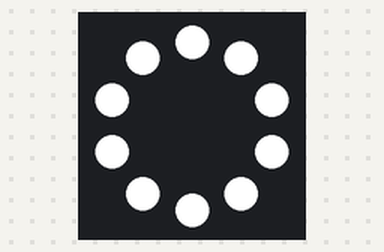
Bench run of a program on a simulated Circuit Playground running CircuitPython. Parts: the board's ring of 10 RGB LEDs (number 0 left of the top, counting anticlockwise).

Above: at 0.1 s.
At 1.1 s:
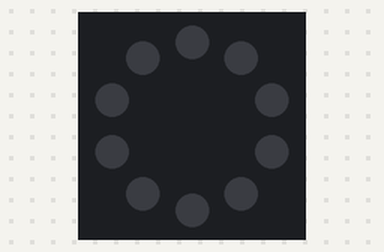

Measured:
- what the display in image 1 shows lasts 1.0 s, from 1.0 s to 2.0 s

The program:

code.py
```python
# Circuit Playground digitalio example

import time
from adafruit_circuitplayground.express import cpx

blink = True
while True:
    if blink:
        cpx.pixels.fill((255, 255, 255))
        blink = False
    else:
        cpx.pixels.fill((0, 0, 0))
        blink = True

    time.sleep(1)
```
